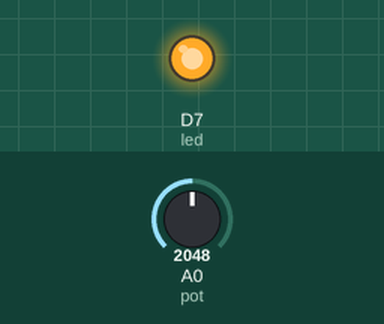
Simulated run of this sketch. Board: Particle Photon. On the bench: output pins drawn as LEDs (lit = HIGH). The inputs (shaded band) are chosen by the test bench; at power-on: A0 (pot) = 2048.

Above: at 1.8 s.
1.9 s: A0 (pot) set to 1551
3.4 s: A0 (pot) set to 1446
At 4.8 s:
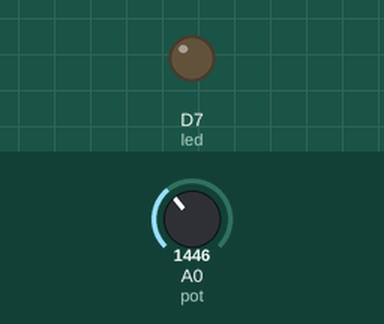
5.7 s: A0 (pot) set to 1540
At 6.9 s:
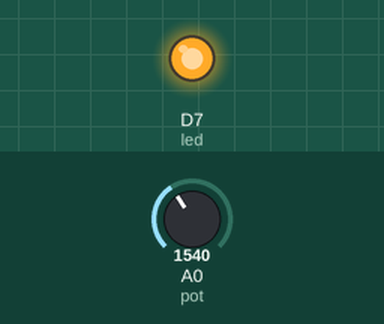
7.7 s: A0 (pot) set to 1460
At 9.0 s:
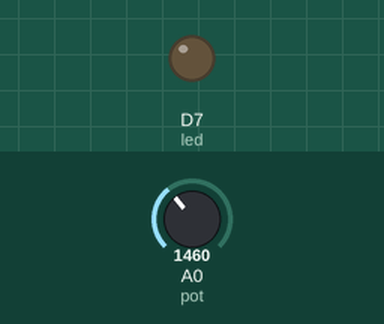
Timing chart, 0 to 10.7 s (numbered marks = the images above; inputs shaded):
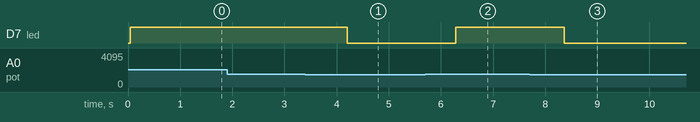

Measured:
- the behaviour switches between 1501 and 1500 on A0 (pot) (found by bisection; images 0 and 1)
- after the input at 1.9 s, every drawn part: stays the same
- after the input at 3.4 s, D7 (led): HIGH → LOW after 0.80 s
- after the input at 5.7 s, D7 (led): LOW → HIGH after 0.58 s
- after the input at 7.7 s, D7 (led): HIGH → LOW after 0.66 s

The sketch:

ParticlePublish_analog.ino
```cpp
// -----------------------------------------
// Analog Value to Particle Variable
// -----------------------------------------
/* In this example, we're going to add a continiually
updating state based on an analog reading. This will be pushed to the Particle console via
a simple command called particle publish.
We will start with the rotary pot.
*/

int led=D7;         //define LED pin
int pot = A0;       // This is where your potentiometer or photoresistor is plugged in.
int analogvalue;    // Here we are declaring the integer variable analogvalue, which we will use later to store the value of the photoresistor.
int anaThreshold;   // This is a value halfway between ledOnValue and ledOffValue, above which we will assume the led is on and below which we will assume it is off.


void setup() {

    pinMode(pot,INPUT);  // Our potentiometer pin is input (reading the photoresistor)
    pinMode (led, OUTPUT);

    // We are going to declare a Particle.variable() here so that we can access the value of the photoresistor from the cloud.
    Particle.variable("analogvalue", &analogvalue, INT);
    // This is saying that when we ask the cloud for "analogvalue", this will reference the variable analogvalue in this app, which is an integer variable.
    anaThreshold=1500;
    // set analog threshhold to a mid range value. Adjust this to move the trigger threshold
}


void loop() {

    // read the analog pin
    analogvalue = analogRead(pot);

    Particle.publish("Analog Raw",String (analogvalue),PUBLIC);
    //send the raw value from the sensor to Particle console

  if (analogvalue>anaThreshold) {

    /* If you are above the threshold, we'll assume this creates a "HIGH"
    state. Else it results in a "LOW" state.
    */

        // Send a publish to your devices...
        Particle.publish("Analog Value","HIGH",60,PRIVATE);
        /*First argument is name of the variable, second is the value, third is "Time to live" (TTL),
        fourth is public or private. Note that for public events, you need not define the TTL time
        (it will default to 60). However, private publish events require all 4 arguments
        */

        // And trigger the LED to give us a visual too
        digitalWrite(led,HIGH);


    }
    else {
        // Send a publish...
        Particle.publish("Analog Value","LOW",60,PRIVATE);
        // And turn the LED off to visualize the state
        digitalWrite(led,LOW);

    }

    delay (1000);
  }
```
